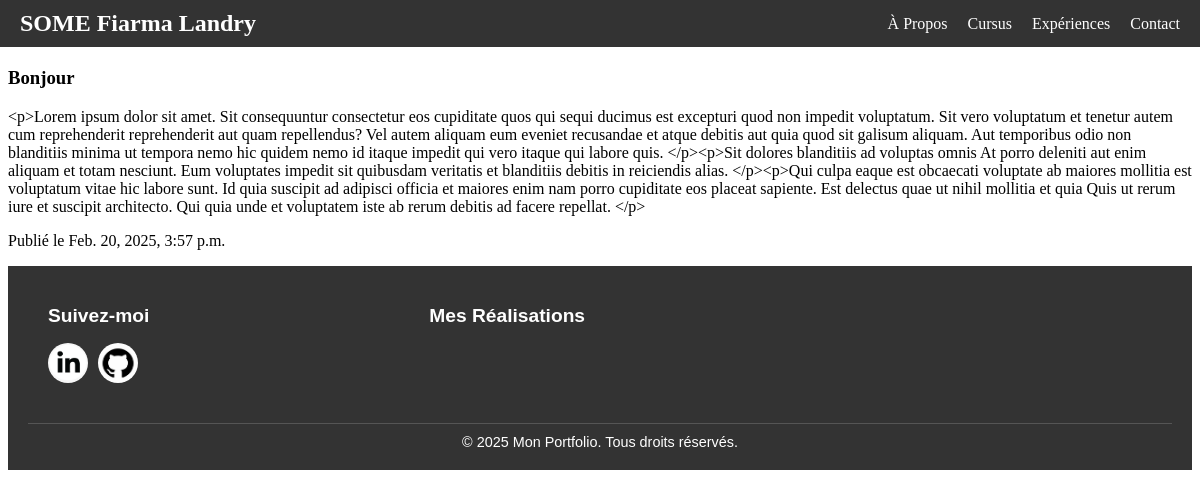
The page /blog/ on the database as committed earlier.
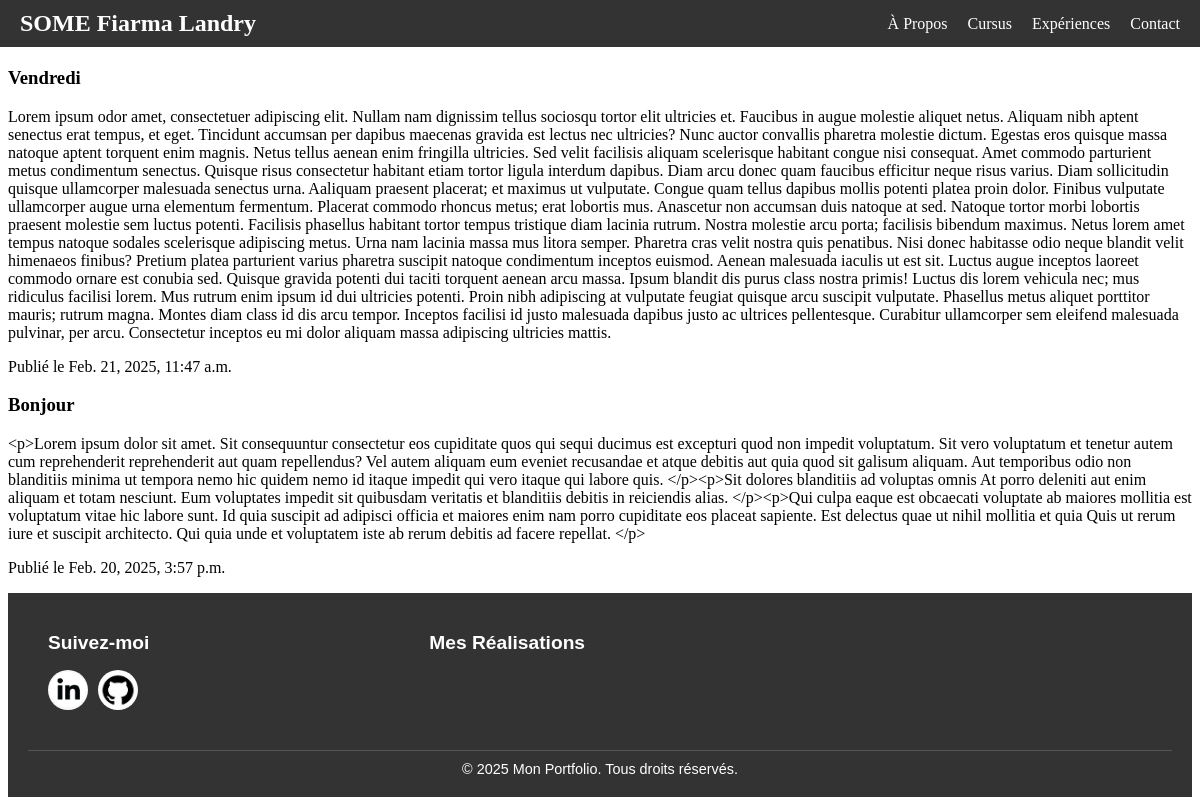
The same page on the database as committed later.
### blog/models.py (models this page shows, shortened)
class Post(models.Model):
    title = models.CharField(max_length=200)
    content = models.TextField()
    date_posted = models.DateTimeField(auto_now_add=True)

### blog/views.py (the view)
# urls.py: 2. Add a URL to urlpatterns:  path('blog/', include('blog.urls'))
def blog(request):
    blogs = Post.objects.all().order_by('-date_posted')  # Trier par date décroissante
    return render(request, 'blog/blog.html', {'blogs': blogs})

### Portfolio/context_processors.py (called while the page is built)
def current_year(request):
    return {'current_year': datetime.now().year}

def realisations(request):
    return {
        'realisations': Realisation.objects.all().order_by('-created_at')
    }

### blog/templates/blog/blog.html
{% extends 'base.html' %}
{% block content %}
<h2>Blog</h2>
<ul>
    {% for post in blogs %}
    <li>
        <h3>{{ post.title }}</h3>
        <p>{{ post.content }}</p>
        <p>Publié le {{ post.date_posted }}</p>
    </li>
    {% endfor %}
</ul>
{% endblock %}

Rows that differ between the two databases and show on the page:
added Post: title "Vendredi", content "Lorem ipsum odor amet, consectetuer adipiscing elit. Nullam nam dignissim tellus sociosqu tortor elit ultricies et. Faucibus in augue molestie aliquet netus. Aliquam nibh aptent senectus erat tempus, et eget. Tincidunt accumsan per dapibus maecenas gravida est lectus nec ultricies? Nunc auctor convallis pharetra molestie dictum. Egestas eros quisque massa natoque aptent torquent enim magnis. Netus tellus aenean enim fringilla ultricies. Sed velit facilisis aliquam scelerisque habitant congue nisi consequat. Amet commodo parturient metus condimentum senectus. Quisque risus consectetur habitant etiam tortor ligula interdum dapibus. Diam arcu donec quam faucibus efficitur neque risus varius.…", date_posted "Feb. 21, 2025, 11:47 a.m."
